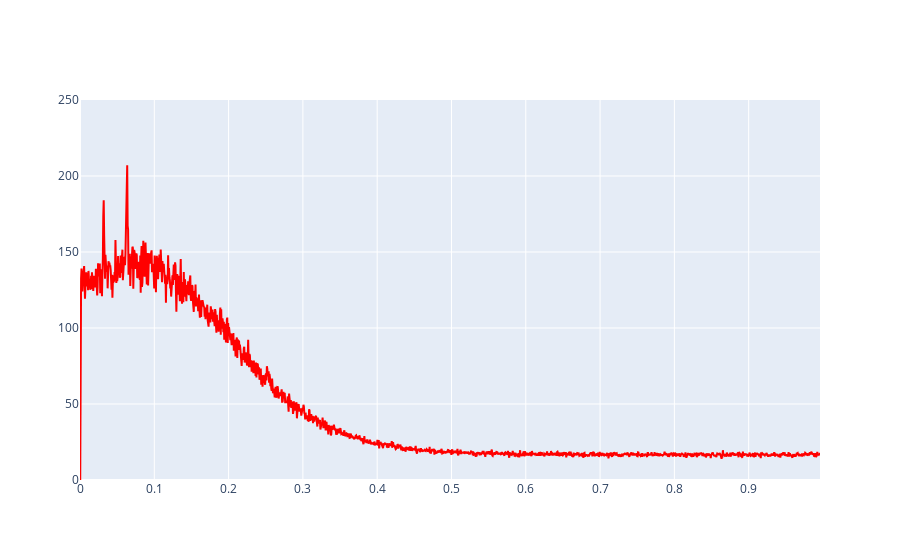

Notebook cell for this chart:
### Code cell
fig = make_subplots(rows=1,cols =1)
#mask = Noise_df['wire_plane'] == 'UB'
#median = np.median(Noise_df['Raw_rms'][mask])
#mean = np.mean(Noise_df['Raw_rms'][mask])
#fig.add_trace(go.Histogram(x=Noise_df['Raw_rms'][mask],marker_color = 'red',xbins=dict(start = median - 5,end = median+5,size=.05)),row = 1, col =2)
fig.add_trace(go.Scatter(x=freq,y = np.divide(df['total'],1),marker_color = 'red'),row = 1, col = 1)
fig.update_layout(xaxis = dict(range = [1*0,.996*1]),yaxis = dict(range = [0,250]))
fig.show()
#fig.add_annotation(dict(font = dict(size = 10),xshift= 180,yshift=120,text = f"Mean RMS:{mean:.2f}",showarrow = False),row =1,col=2)
#fig.add_annotation(dict(font = dict(size = 10),xshift= 180,yshift=110,text = f"Median RMS:{median:.2f}",showarrow = False),row =1,col=2)

### Figure 1 — Plotly figure (JSON) as saved in the notebook; plotly's stock layout.template omitted (floating-point values rounded to 4 significant figures; data arrays with more than 128 entries replaced by an {"elided": "..."} marker saying what was removed)
{"data": [{"marker": {"color": "red"}, "type": "scatter", "x": {"elided": "1708 float values"}, "xaxis": "x", "y": {"elided": "1708 float values"}, "yaxis": "y"}], "layout": {"xaxis": {"anchor": "y", "domain": [0, 1], "range": [0, 0.996]}, "yaxis": {"anchor": "x", "domain": [0, 1], "range": [0, 250]}}}
